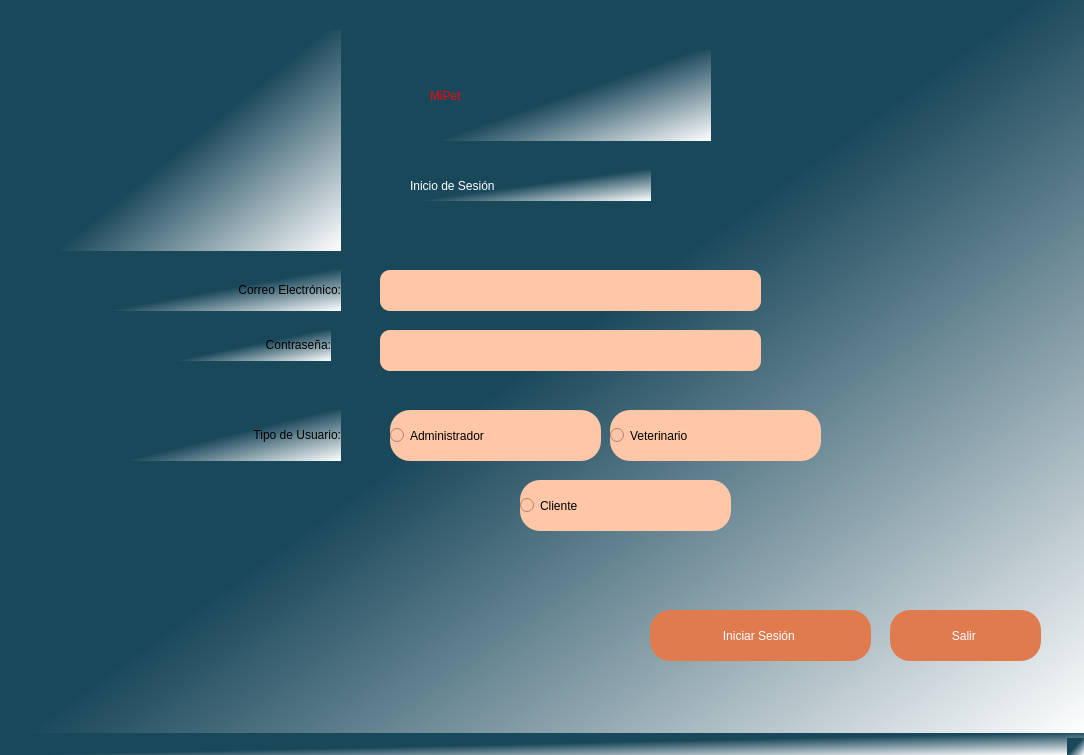
<?xml version="1.0" encoding="UTF-8"?>
<ui version="4.0">
 <class>MainWindow</class>
 <widget class="QMainWindow" name="MainWindow">
  <property name="geometry">
   <rect>
    <x>0</x>
    <y>0</y>
    <width>1084</width>
    <height>755</height>
   </rect>
  </property>
  <property name="windowTitle">
   <string>MainWindow</string>
  </property>
  <property name="styleSheet">
   <string notr="true">
background-color: qlineargradient(spread:pad, x1:0.239, y1:0.295455, x2:1, y2:1, stop:0.308458 rgba(26, 72, 91, 255), stop:1 rgba(255, 255, 255, 255));
</string>
  </property>
  <widget class="QWidget" name="centralwidget">
   <widget class="QLabel" name="label">
    <property name="geometry">
     <rect>
      <x>430</x>
      <y>50</y>
      <width>281</width>
      <height>91</height>
     </rect>
    </property>
    <property name="styleSheet">
     <string notr="true">font: 36pt &quot;MS Shell Dlg 2&quot;;
color:red;</string>
    </property>
    <property name="text">
     <string>MiPet</string>
    </property>
   </widget>
   <widget class="QLabel" name="label_2">
    <property name="geometry">
     <rect>
      <x>410</x>
      <y>170</y>
      <width>241</width>
      <height>31</height>
     </rect>
    </property>
    <property name="styleSheet">
     <string notr="true">color:white;
font: 16pt &quot;MS Shell Dlg 2&quot;;</string>
    </property>
    <property name="text">
     <string>Inicio de Sesión</string>
    </property>
   </widget>
   <widget class="QLabel" name="label_3">
    <property name="geometry">
     <rect>
      <x>100</x>
      <y>270</y>
      <width>241</width>
      <height>41</height>
     </rect>
    </property>
    <property name="styleSheet">
     <string notr="true">font: 16pt &quot;MS Shell Dlg 2&quot;;</string>
    </property>
    <property name="text">
     <string>&lt;html&gt;&lt;head/&gt;&lt;body&gt;&lt;p align=&quot;right&quot;&gt;Correo Electrónico:&lt;/p&gt;&lt;/body&gt;&lt;/html&gt;</string>
    </property>
   </widget>
   <widget class="QLabel" name="label_4">
    <property name="geometry">
     <rect>
      <x>170</x>
      <y>330</y>
      <width>161</width>
      <height>31</height>
     </rect>
    </property>
    <property name="styleSheet">
     <string notr="true">font: 16pt &quot;MS Shell Dlg 2&quot;;</string>
    </property>
    <property name="text">
     <string>&lt;html&gt;&lt;head/&gt;&lt;body&gt;&lt;p align=&quot;right&quot;&gt;Contraseña:&lt;/p&gt;&lt;/body&gt;&lt;/html&gt;</string>
    </property>
   </widget>
   <widget class="QLabel" name="label_5">
    <property name="geometry">
     <rect>
      <x>120</x>
      <y>410</y>
      <width>221</width>
      <height>51</height>
     </rect>
    </property>
    <property name="styleSheet">
     <string notr="true">font: 16pt &quot;MS Shell Dlg 2&quot;;</string>
    </property>
    <property name="text">
     <string>&lt;html&gt;&lt;head/&gt;&lt;body&gt;&lt;p align=&quot;right&quot;&gt;Tipo de Usuario:&lt;/p&gt;&lt;/body&gt;&lt;/html&gt;</string>
    </property>
   </widget>
   <widget class="QLineEdit" name="lineEdit">
    <property name="geometry">
     <rect>
      <x>380</x>
      <y>270</y>
      <width>381</width>
      <height>41</height>
     </rect>
    </property>
    <property name="styleSheet">
     <string notr="true">background-color: rgb(255, 199, 167);
border-radius:10px;
font: 16pt &quot;MS Shell Dlg 2&quot;;
color: Black;</string>
    </property>
   </widget>
   <widget class="QLineEdit" name="lineEdit_2">
    <property name="geometry">
     <rect>
      <x>380</x>
      <y>330</y>
      <width>381</width>
      <height>41</height>
     </rect>
    </property>
    <property name="styleSheet">
     <string notr="true">background-color: rgb(255, 199, 167);
border-radius:10px;
font: 16pt &quot;MS Shell Dlg 2&quot;;
color: Black;</string>
    </property>
    <property name="echoMode">
     <enum>QLineEdit::Password</enum>
    </property>
   </widget>
   <widget class="QPushButton" name="pushButton">
    <property name="geometry">
     <rect>
      <x>650</x>
      <y>610</y>
      <width>221</width>
      <height>51</height>
     </rect>
    </property>
    <property name="styleSheet">
     <string notr="true">font: 16pt &quot;MS Shell Dlg 2&quot;;
background-color: rgb(224, 123, 79);
border-radius:20px;
color: white;</string>
    </property>
    <property name="text">
     <string>Iniciar Sesión </string>
    </property>
   </widget>
   <widget class="QPushButton" name="pushButton_2">
    <property name="geometry">
     <rect>
      <x>890</x>
      <y>610</y>
      <width>151</width>
      <height>51</height>
     </rect>
    </property>
    <property name="styleSheet">
     <string notr="true">border-radius:20px;
background-color: rgb(224, 123, 79);
font: 16pt &quot;MS Shell Dlg 2&quot;;
color: white;</string>
    </property>
    <property name="text">
     <string>Salir </string>
    </property>
   </widget>
   <widget class="QLabel" name="label_6">
    <property name="geometry">
     <rect>
      <x>50</x>
      <y>30</y>
      <width>291</width>
      <height>221</height>
     </rect>
    </property>
    <property name="styleSheet">
     <string notr="true"/>
    </property>
    <property name="text">
     <string/>
    </property>
    <property name="pixmap">
     <pixmap>../../../Users/fmele/OneDrive/Desktop/imagenes_paraJson/MiPet.jpg</pixmap>
    </property>
    <property name="scaledContents">
     <bool>true</bool>
    </property>
   </widget>
   <widget class="QRadioButton" name="radioButton">
    <property name="geometry">
     <rect>
      <x>390</x>
      <y>410</y>
      <width>211</width>
      <height>51</height>
     </rect>
    </property>
    <property name="styleSheet">
     <string notr="true">font: 16pt &quot;MS Shell Dlg 2&quot;;
background-color: rgb(255, 199, 167);
border-radius:20px;
color: Black;</string>
    </property>
    <property name="text">
     <string>Administrador </string>
    </property>
   </widget>
   <widget class="QRadioButton" name="radioButton_2">
    <property name="geometry">
     <rect>
      <x>610</x>
      <y>410</y>
      <width>211</width>
      <height>51</height>
     </rect>
    </property>
    <property name="styleSheet">
     <string notr="true">font: 16pt &quot;MS Shell Dlg 2&quot;;
background-color: rgb(255, 199, 167);
border-radius:20px;
color: Black;</string>
    </property>
    <property name="text">
     <string>Veterinario</string>
    </property>
   </widget>
   <widget class="QRadioButton" name="radioButton_3">
    <property name="geometry">
     <rect>
      <x>520</x>
      <y>480</y>
      <width>211</width>
      <height>51</height>
     </rect>
    </property>
    <property name="styleSheet">
     <string notr="true">font: 16pt &quot;MS Shell Dlg 2&quot;;
background-color: rgb(255, 199, 167);
border-radius:20px;
color: Black;</string>
    </property>
    <property name="text">
     <string>Cliente</string>
    </property>
   </widget>
  </widget>
  <widget class="QMenuBar" name="menubar">
   <property name="geometry">
    <rect>
     <x>0</x>
     <y>0</y>
     <width>1084</width>
     <height>21</height>
    </rect>
   </property>
  </widget>
  <widget class="QStatusBar" name="statusbar"/>
 </widget>
 <resources>
  <include location="Imagenes/Imagenes.qrc"/>
 </resources>
 <connections/>
</ui>
